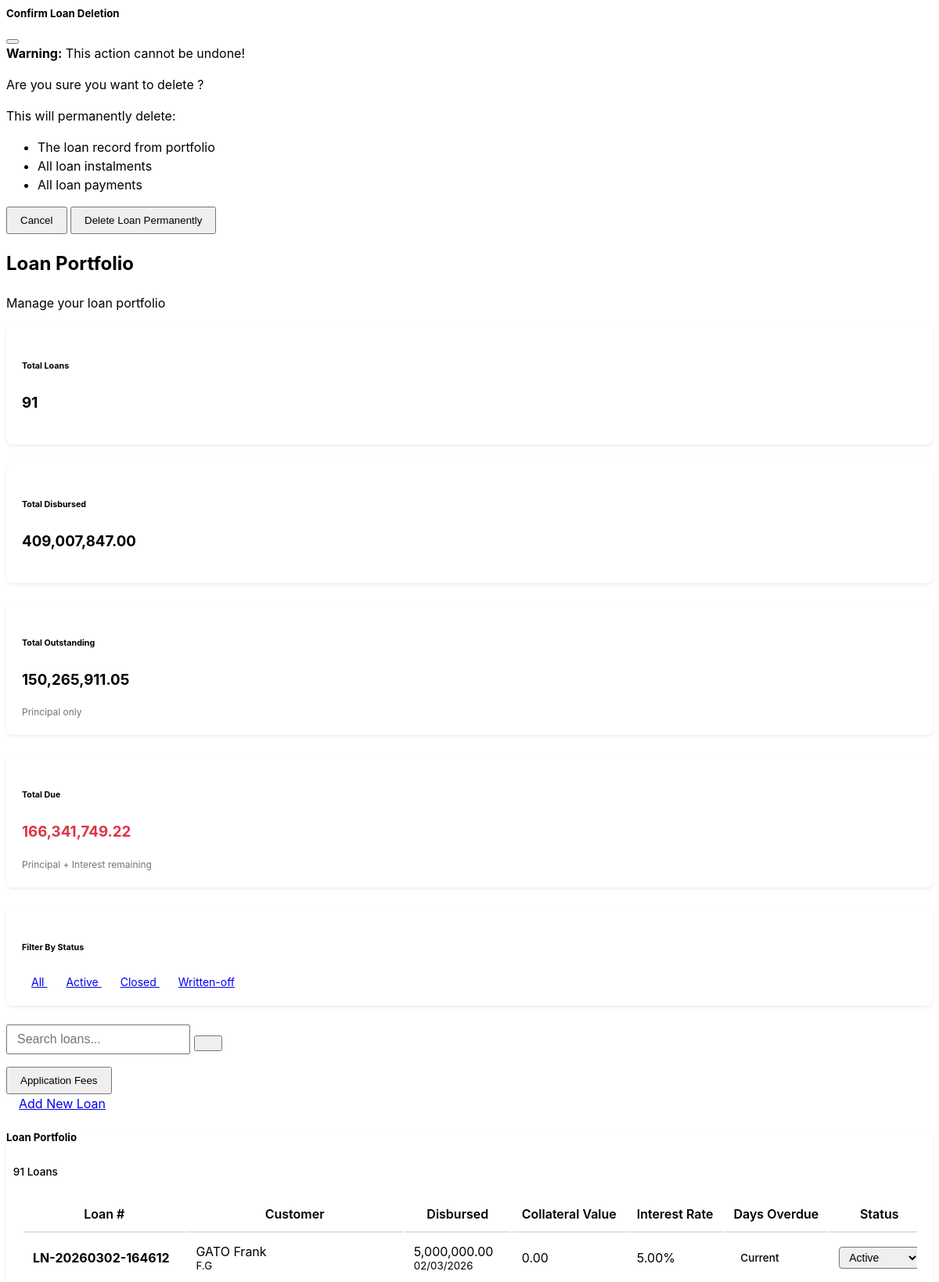
The app's page /app.cbfinance.rw/modules/loans.php (upper part) with its own data.
### tables this page shows
CREATE TABLE `loan_portfolio` (
  `loan_id` int(11) NOT NULL,
  `customer_id` int(11) NOT NULL,
  `loan_number` varchar(50) NOT NULL,
  `loan_amount` decimal(15,2) NOT NULL DEFAULT '0.00' COMMENT 'Principal amount given to customer',
  `management_fee_rate` decimal(5,2) NOT NULL DEFAULT '5.50' COMMENT 'Management fee percentage (5.5%)',
  `management_fee_amount` decimal(15,2) NOT NULL DEFAULT '0.00' COMMENT 'Management fee (5.5% of loan amount)',
  `total_disbursed` decimal(15,2) NOT NULL DEFAULT '0.00' COMMENT 'Loan amount + Management fee',
  `interest_rate` decimal(5,2) NOT NULL COMMENT 'Monthly interest rate percentage',
  `number_of_instalments` int(11) NOT NULL,
  `disbursement_date` date NOT NULL,
  `maturity_date` date NOT NULL,
  `total_interest` decimal(15,2) NOT NULL DEFAULT '0.00' COMMENT 'Sum of all interest payments',
  `total_management_fees` decimal(15,2) NOT NULL DEFAULT '0.00' COMMENT 'Total management fees across all instalments',
  `total_payment` decimal(15,2) NOT NULL DEFAULT '0.00' COMMENT 'Total to be paid (principal + interest + mgmt fees)',
  `monthly_payment` decimal(15,2) NOT NULL DEFAULT '0.00' COMMENT 'Fixed monthly payment amount (after 1st instalment)',
  `principal_outstanding` decimal(15,2) NOT NULL DEFAULT '0.00' COMMENT 'Remaining principal balance',
  `interest_outstanding` decimal(15,2) NOT NULL DEFAULT '0.00' COMMENT 'Remaining interest to be paid',
  `total_outstanding` decimal(15,2) NOT NULL DEFAULT '0.00' COMMENT 'Total remaining balance',
  `total_paid` decimal(15,2) NOT NULL DEFAULT '0.00',
  `total_principal_paid` decimal(15,2) NOT NULL DEFAULT '0.00',
  `total_interest_paid` decimal(15,2) NOT NULL DEFAULT '0.00',
  `total_management_fees_paid` decimal(15,2) NOT NULL DEFAULT '0.00',
  `accrued_interest` decimal(15,2) NOT NULL DEFAULT '0.00',
  `accrued_days` int(11) NOT NULL DEFAULT '0',
  `accrued_management_fees` decimal(15,2) NOT NULL DEFAULT '0.00',
  `deferred_management_fees` decimal(15,2) NOT NULL DEFAULT '0.00',
  `days_overdue` int(11) NOT NULL DEFAULT '0',
  `penalties` decimal(15,2) NOT NULL DEFAULT '0.00',
  `cash_amount` decimal(15,2) NOT NULL DEFAULT '0.00',
  `bank_amount` decimal(15,2) NOT NULL DEFAULT '0.00',
  `collateral_type` varchar(50) DEFAULT NULL,
  `collateral_description` text,
  `collateral_value` decimal(15,2) DEFAULT '0.00',
  `collateral_net_value` decimal(15,2) DEFAULT '0.00',
  `provisional_rate` decimal(5,2) NOT NULL DEFAULT '1.00',
  `general_provision` decimal(15,2) NOT NULL DEFAULT '0.00',
  `net_book_value` decimal(15,2) NOT NULL DEFAULT '0.00',
  `loan_status` varchar(100) DEFAULT NULL,
  `created_by` int(11) NOT NULL,
  `created_at` timestamp NOT NULL DEFAULT CURRENT_TIMESTAMP,
  `updated_at` timestamp NOT NULL DEFAULT CURRENT_TIMESTAMP ON UPDATE CURRENT_TIMESTAMP,
  `last_provision_date` date DEFAULT NULL,
  `record_date` date DEFAULT NULL,
  `deduct_fee_from_disbursed` decimal(50,6) DEFAULT NULL,
  `is_topup` tinyint(1) NOT NULL DEFAULT '0',
  `topup_type` enum('increasing','decreasing') DEFAULT NULL
);

CREATE TABLE `customers` (
  `customer_id` int(11) NOT NULL,
  `customer_code` varchar(50) NOT NULL,
  `customer_name` varchar(255) NOT NULL,
  `birth_place` text,
  `id_number` varchar(50) NOT NULL,
  `account_number` varchar(50) DEFAULT NULL,
  `occupation` varchar(100) DEFAULT NULL,
  `gender` enum('Male','Female','Other') DEFAULT 'Male',
  `date_of_birth` date DEFAULT NULL,
  `phone` varchar(20) NOT NULL,
  `email` varchar(120) DEFAULT NULL,
  `organization` varchar(150) DEFAULT 'Capital Bridge Finance',
  `father_name` varchar(150) DEFAULT NULL,
  `mother_name` varchar(150) DEFAULT NULL,
  `marriage_type` enum('Single','Married','Divorced') DEFAULT 'Single',
  `spouse` varchar(150) DEFAULT NULL,
  `spouse_id` varchar(50) DEFAULT NULL,
  `spouse_occupation` varchar(100) DEFAULT NULL,
  `spouse_phone` varchar(20) DEFAULT NULL,
  `address` text,
  `location` text,
  `project` varchar(150) DEFAULT NULL,
  `project_location` varchar(150) DEFAULT NULL,
  `caution_location` varchar(150) DEFAULT NULL,
  `loan_type` varchar(50) DEFAULT NULL,
  `created_by` varchar(100) DEFAULT 'admin',
  `created_at` datetime DEFAULT CURRENT_TIMESTAMP,
  `updated_at` datetime DEFAULT CURRENT_TIMESTAMP ON UPDATE CURRENT_TIMESTAMP,
  `is_active` tinyint(1) DEFAULT '1',
  `status` varchar(50) DEFAULT 'Approved',
  `doc_id` varchar(255) DEFAULT NULL COMMENT 'National ID Path',
  `doc_contract` varchar(255) DEFAULT NULL COMMENT 'Work Contract Path',
  `doc_statement` varchar(255) DEFAULT NULL COMMENT 'Bank Statement Path',
  `doc_payslip` varchar(255) DEFAULT NULL COMMENT 'Payslip Path',
  `doc_marital` varchar(255) DEFAULT NULL COMMENT 'Marital Status Cert Path',
  `doc_rdb` varchar(255) DEFAULT NULL COMMENT 'RDB Certificate Path',
  `has_guarantor` enum('Yes','No') DEFAULT 'No',
  `guarantor_name` varchar(150) DEFAULT NULL,
  `guarantor_id` varchar(50) DEFAULT NULL,
  `guarantor_phone` varchar(20) DEFAULT NULL,
  `guarantor_occupation` varchar(100) DEFAULT NULL,
  `tin_number` varchar(20) DEFAULT NULL,
  `risk_rating` varchar(50) DEFAULT NULL,
  `current_balance` decimal(15,2) DEFAULT '0.00',
  `total_loans` decimal(15,2) DEFAULT '0.00',
  `total_paid` decimal(15,2) DEFAULT '0.00',
  `rejection_reason` text,
  `correction_fields` text,
  `admin_note` text,
  `client_resubmitted` tinyint(1) DEFAULT '0',
  `resubmitted_fields` text,
  `total_disbursed` decimal(15,2) NOT NULL DEFAULT '0.00',
  `total_outstanding` decimal(15,2) NOT NULL DEFAULT '0.00',
  `last_loan_date` date DEFAULT NULL,
  `record_date` datetime NOT NULL DEFAULT CURRENT_TIMESTAMP
);

### app.cbfinance.rw/modules/loans.php (the view, shortened to what the rows shown need)
<?php
$conn = getConnection();
$filter_status = isset($_GET['status']) ? $_GET['status'] : 'all';
$query = "SELECT lp.*, c.customer_name, c.customer_code
          FROM loan_portfolio lp
          LEFT JOIN customers c ON lp.customer_id = c.customer_id
          WHERE 1=1";
$params = [];
$types = "";
$query .= " ORDER BY lp.record_date DESC";
if (!empty($params)) {
    $stmt = $conn->prepare($query);
    if ($stmt) {
        $stmt->bind_param($types, ...$params);
        $stmt->execute();
        $loans = $stmt->get_result();
    } else {
        $error_message = "Failed to prepare search query: " . $conn->error;
        $loans = false;
    }
} else {
    $loans = $conn->query($query);
}
if ($loans && $loans->num_rows > 0) {
    mysqli_data_seek($loans, 0);
}
$filtered_loan_count = 0;
if ($loans && $loans->num_rows > 0) {
    $filtered_loan_count = $loans->num_rows;
    mysqli_data_seek($loans, 0);
}
?>
<div class="row mb-4">
    <div class="col-12">
        <h2 class="h4 fw-bold text-primary">Loan Portfolio</h2>
    </div>
</div>
<div class="row mb-4">
    <div class="col-md-2 col-sm-6 mb-3">
        <div class="card border-primary h-100">
            <div class="card-body">
                <h6 class="card-subtitle mb-2 text-muted">
                    <?php echo $filter_status != 'all' ? 'Filtered Loans (' . htmlspecialchars($filter_status) . ')' : 'Total Loans'; ?>
                </h6>
                <h3 class="card-title" id="total-loans-count"><?php echo $filtered_loan_count; ?></h3>
            </div>
        </div>
    </div>
</div>
<div class="row">
    <div class="col-12">
        <div class="card">
            <div class="card-body">
                <div class="table-responsive">
                    <table class="table table-hover">
                        <thead>
                            <tr>
                                <th>Loan #</th>
                                <th>Customer</th>
                                <th>Disbursed</th>
                                <th>Collateral Value</th>
                                <th>Interest Rate</th>
                                <th>Days Overdue</th>
                                <th>Status</th>
                            </tr>
                        </thead>
                        <tbody>
                            <?php if ($loans && $loans->num_rows > 0): ?>
                                <?php while ($loan = $loans->fetch_assoc()):
                                    $days_overdue = 0;
                                    $max_overdue_query = "SELECT MAX(days_overdue) as max_days_overdue
                                                         FROM loan_instalments
                                                         WHERE loan_id = ? AND payment_date IS NULL";
                                    $stmt = $conn->prepare($max_overdue_query);
                                    if ($stmt) {
                                        $stmt->bind_param("i", $loan['loan_id']);
                                        $stmt->execute();
                                        $stmt->bind_result($max_days);
                                        $days_overdue = $max_days ? $max_days : 0;
                                    }
                                    $collateral_net_value = floatval($loan['collateral_net_value'] ?? 0);
                                    $row_class = 'loan-row-active';
                                    if ($loan['loan_status'] == 'Closed')       $row_class = 'loan-row-closed';
                                    elseif ($loan['loan_status'] == 'Written-off') $row_class = 'loan-row-written-off';
                                ?>
                                <tr class="<?php echo $row_class; ?>">
                                    <td><strong><?php echo htmlspecialchars($loan['loan_number']); ?></strong></td>
                                    <td>
                                        <?php echo htmlspecialchars($loan['customer_name']); ?><br>
                                        <small class="text-muted"><?php echo htmlspecialchars($loan['customer_code']); ?></small>
                                    </td>
                                    <td>
                                        <?php echo number_format($loan['total_disbursed'], 2); ?><br>
                                        <small class="text-muted"><?php echo date('d/m/Y', strtotime($loan['disbursement_date'])); ?></small>
                                    </td>
                                    <td>
                                        <?php echo number_format($collateral_net_value, 2); ?><br>
                                    </td>
                                    <td><?php echo number_format($loan['interest_rate'], 2); ?>%</td>
                                    <td>
                                        <?php if ($days_overdue > 0): ?>
                                        <span class="badge bg-danger"><?php echo $days_overdue; ?> days</span>
                                        <?php else: ?>
                                        <span class="badge bg-success">Current</span>
                                        <?php endif; ?>
                                    </td>
                                    <td>
                                        <select class="status-select form-select form-select-sm"
                                                data-loan-id="<?php echo $loan['loan_id']; ?>"
                                                onchange="updateLoanStatus(this)">
                                            <option value="Active"      <?php echo $loan['loan_status'] == 'Active'      ? 'selected' : ''; ?>>Active</option>
                                        </select>
                                    </td>
                                </tr>
                                <?php endwhile; ?>
                            <?php endif; ?>
                        </tbody>
                    </table>
                </div>
            </div>
        </div>
    </div>
</div>

### records on screen
loan_portfolio: customer "91"
loan_portfolio: loan_number "LN-20260302-164612", customer.customer_name "GATO Frank", customer.customer_code "F.G", total_disbursed "5,000,000.00", disbursement_date "02/03/2026", collateral_net_value "0.00", interest_rate "5.00", loan_status+loan_id "Active"

### other values on screen
$total_disbursed "409,007,847.00"
$total_outstanding "150,265,911.05"
$total_due "166,341,749.22"
$loans->num_rows "91"
